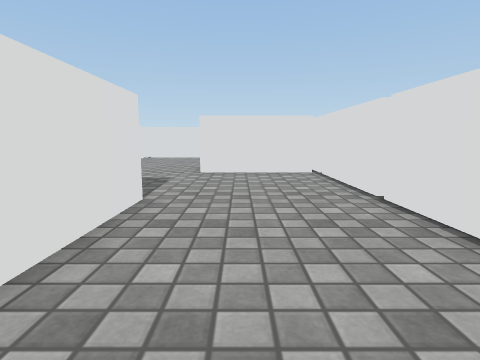
View 1 (above)

21 first-person views from a walk through a Unity game level. The camera is 0.58 m above the floor, tilts 8° down and sees 80° across. The floor is counted in squares, 0.5 m on a side. Each view is taken from the middle of a square. On the plan, view 1 faces up. The plan holds only what a view shows up to about 12 squares ahead; the rest is blank. The place goes on beyond the plan. Surface patterns are stand-ins for the level's own textures.

View 2
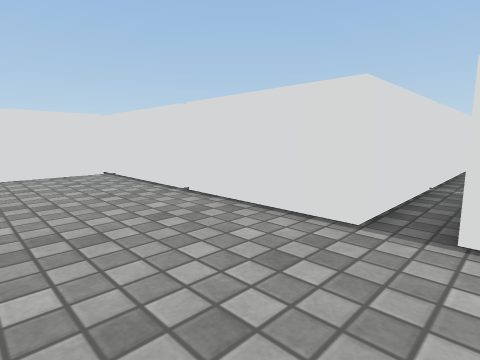

View 3
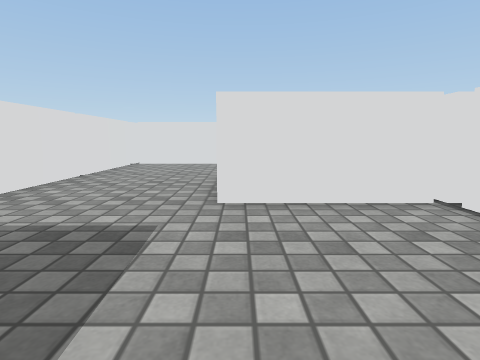

View 4
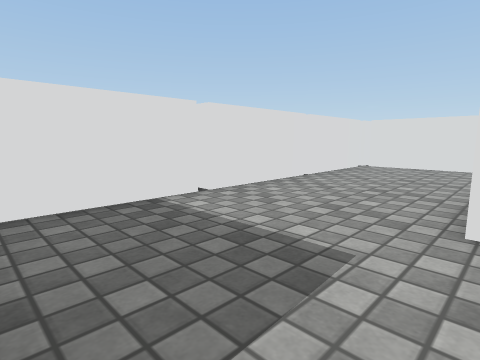

View 5
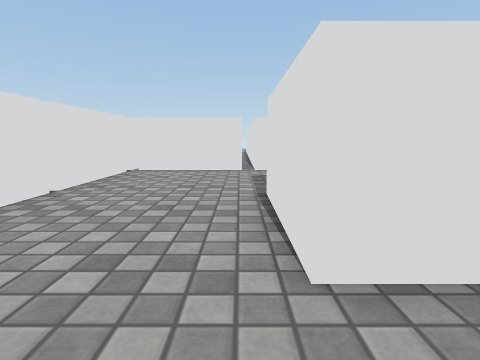

View 6
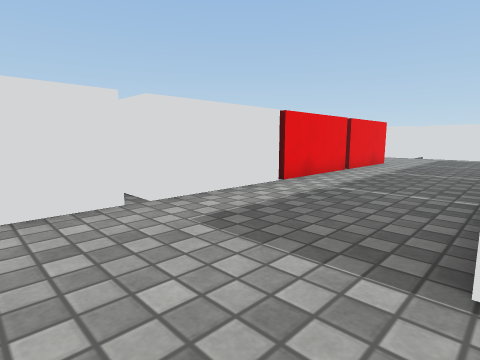

View 7
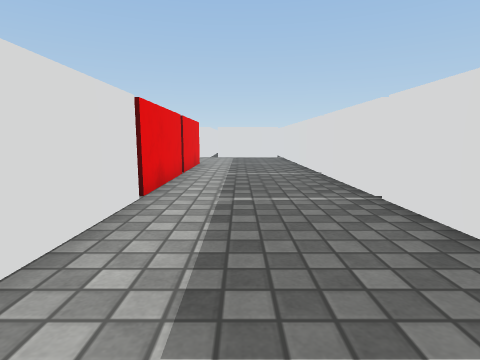

View 8
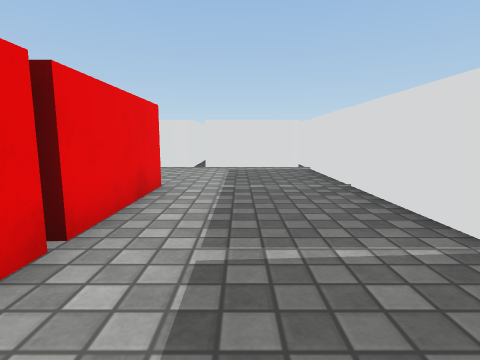

View 9
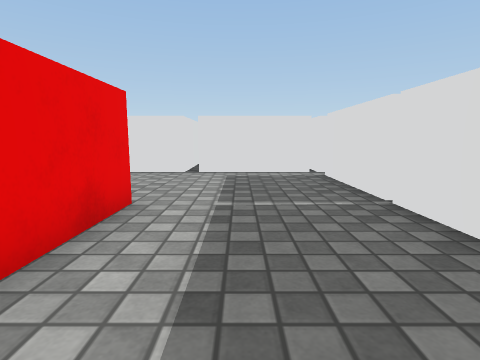

View 10
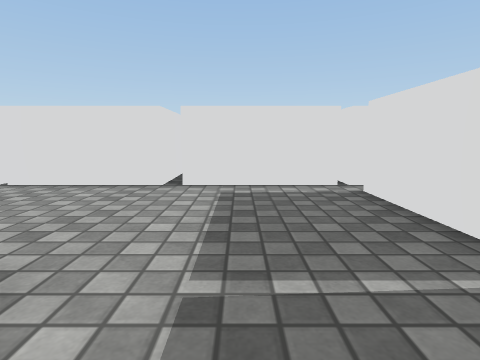

View 11
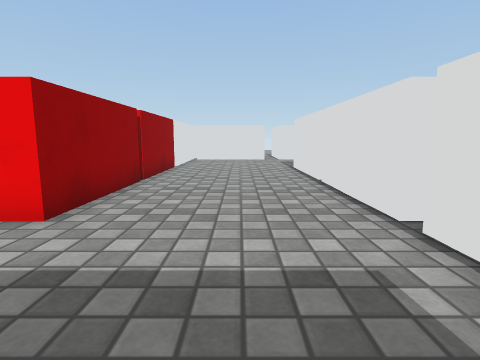

View 12
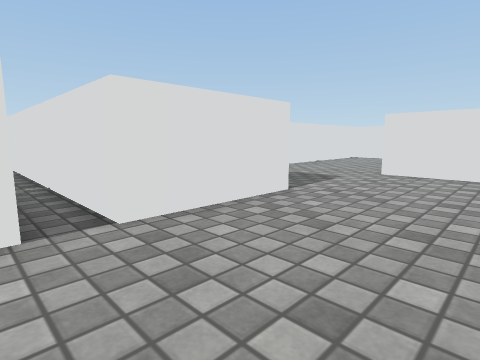

View 13
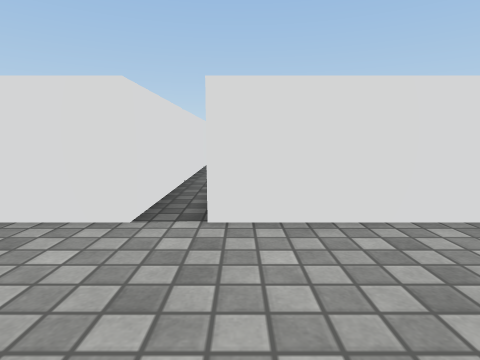

View 14
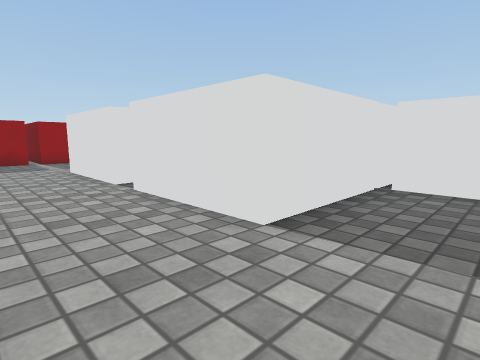

View 15
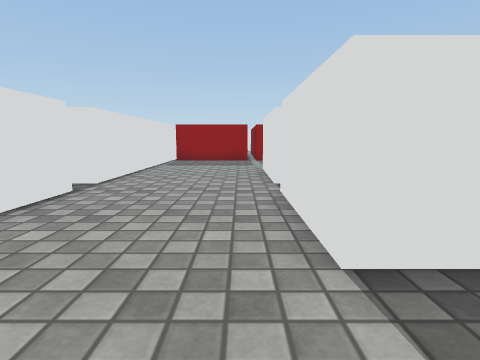

View 16
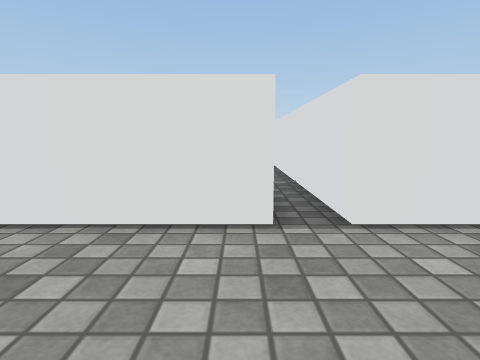

View 17
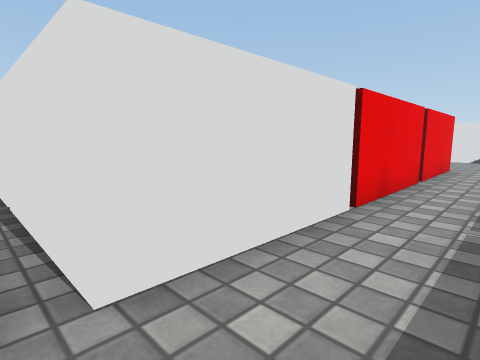

View 18
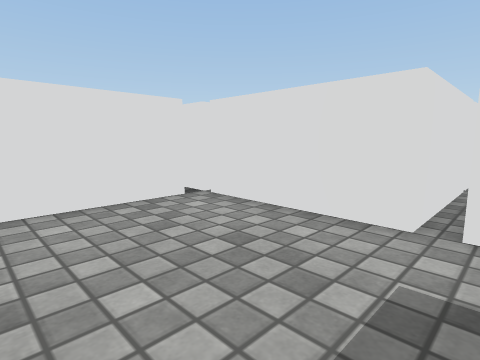

View 19
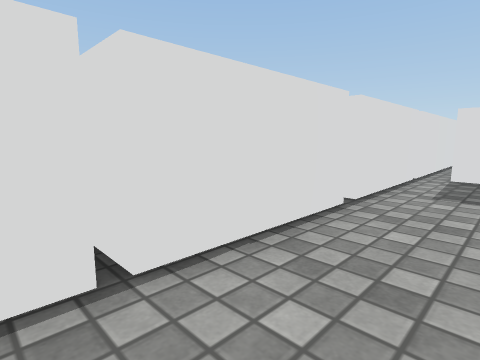

View 20
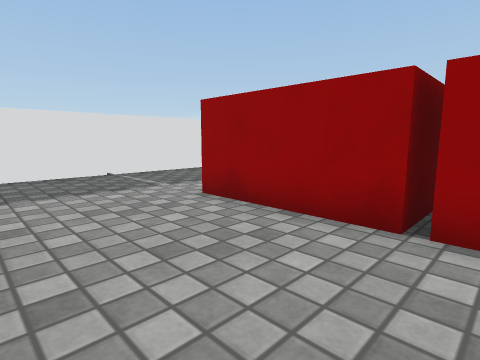

View 21
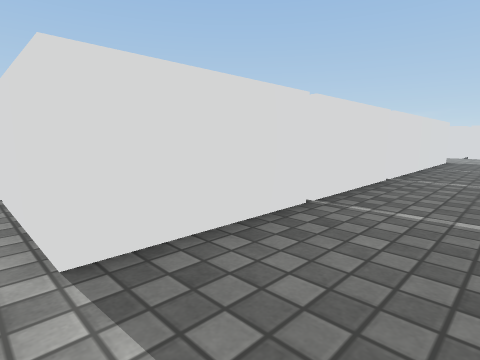

### Floor plan
Key: @ floor where view 1 was taken; . floor; B block; R red block; O other object.
Columns run from 12 left of view 1 to 19 right of it. Each row starts with its distance up from view 1.
 24           BB           R.....B
 23           BB           R.....B
 22           BB           R.....B
 21           BB           R.....B
 20           BB           R.....B
 19      BBBBBBBBBBRRRRRRRRR.....BBB
 18       B......................B
 17       B......................B
 16       B......................B
 15       B......................B
 14       B....BBBBBBBBBBBBBBBBB.B
 13       B....B               B.B
 12       B....B               B.B
 11       B....B   B           B.B
 10      B.....BBBBB           O.B
  9       B........B             B
  8       B........B
  7       B........B
  6      BB........B
  5        BBBB....B
  4           B....B
  3           B....B
  2 BBBBBBBBBBB....BBBBBBBBBB
  1   ......................
  0   BBBBBBBBB.@..BBBBBBBB
 -1           B....B
 -2           B....B
 -3           B....B

Where each view was taken, in squares from view 1:
view 1: 0 up, 0 right, facing up
view 2: 0 up, 1 left, facing up-right
view 3: 5 up, 1 left, facing up
view 4: 6 up, 1 left, facing up-left
view 5: 8 up, 2 left, facing up
view 6: 14 up, 4 left, facing up-right
view 7: 17 up, 3 left, facing right
view 8: 17 up, 4 right, facing right
view 9: 17 up, 6 right, facing right
view 10: 17 up, 9 right, facing right
view 11: 15 up, 14 right, facing up
view 12: 0 up, 2 right, facing up-left
view 13: 2 up, 2 right, facing left
view 14: 8 up, 1 right, facing down-left
view 15: 8 up, 1 left, facing down
view 16: 2 up, 1 left, facing right
view 17: 17 up, 2 left, facing up-right
view 18: 15 up, 1 left, facing up-left
view 19: 24 up, 14 right, facing down-right
view 20: 24 up, 15 right, facing down-left
view 21: 17 up, 16 right, facing down-left
